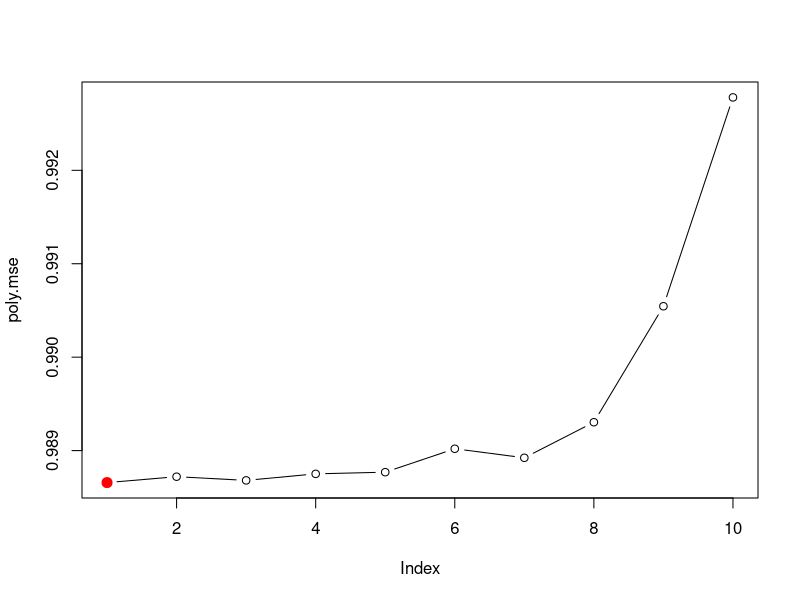
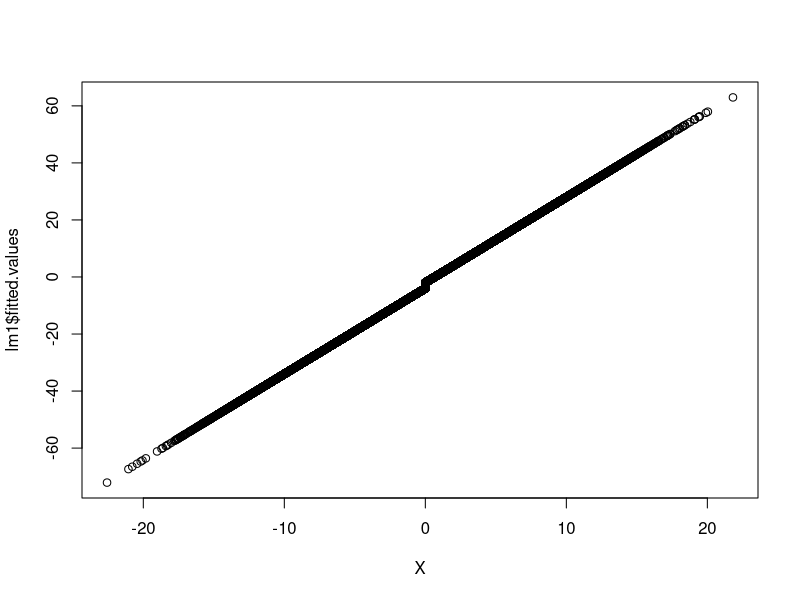

Reproduce these figures in R, in order. (Note: this script raises an error after producing the figures.)
#install.packages("dplyr")
library(dplyr)
library(boot)

set.seed(100)
X = rnorm(100000,0,5)
D = ifelse(X>=0,1,0)
Y = 2 + 2*D + 3*I(X-2) + rnorm(10000,0,1)
X_normalised = X-0
data = data.frame(Y,D,X_normalised)
maxdegree = 10
poly.mse =c()
for (d in 1:maxdegree){
  poly.fit = glm(Y~(D*poly(X_normalised,d,raw = TRUE)),data=data)
  mse = cv.glm(data,poly.fit,K=5)$delta[1]
  poly.mse = c(poly.mse,mse)
}
plot(poly.mse,type = 'b')
x=which.min(poly.mse)
x
points(x,poly.mse[x],pch=20,cex=2,col='red')

lm1 = lm(Y~D*poly(X_normalised,6))
summary(lm1)
plot(X,lm1$fitted.values)
lm1$coefficients[2]
lm3 = lm(Y~D*X_normalised+D*I(X_normalised^2)+D*I(X_normalised^3))
summary(lm3)
l = data.frame()
lm2$coefficients[2]
lm_result = matrix(NA,6,1)
for (i in 1:6){
  l=lm(Y~(D*I(X_normalised^i)))
  lm_result[i,]=l$coefficients[2]
}
summary(l)
list(lm1$coefficients[2],lm2$coefficients[2])
lm2$effects
D*X_normalised
mat = matrix(NA)
for (i in 1:6){
  matu = matrix(D*I(X_normalised^i))
  mat[,i]=matu
}

# Weights -----------------------------------------------------------------

#Treatment
k = 2
X_pos = sort(subset(X,X>0))
result = function(X_pos,k){

  
  
  SUMVec = matrix(rep(1,length(X_pos)),length(X_pos),1)
  e = matrix(c(1,rep(0,k)),k+1,length(X_pos))
  #t(e)

  lm=matrix(NA,k,length(X_pos))
  for (i in 1:k){
    lm[i,]=X_pos^i
  }
  Xvec = rbind(rep(1,length(X_pos)),lm)



  #data1 = matrix(NA,k+1,k+1)
   #for (i in 1:(k+1)){
    #data1[i,]=X_pos[1]^(i-1)
    #for(j in 1:(k)){
     #   data1[,j+1]= X_pos[1]*data1[,j]
      #}
  #}
  #View(data1)

  #data2 = matrix(NA,k+1,k+1)
  #for (i in 1:(k+1)){
  #  data2[i,]=X_pos[2]^(i-1)
  #  for(j in 1:(k)){
  #    data2[,j+1]= X_pos[2]*data1[,j]
  # }
  #}


  array1 = array(NA,dim=c(k+1,k+1,length(X_pos)))
  for(m in 1:length(X_pos)){
    for (i in 1:(k+1)){
      array1[,,m][i,]=X_pos[m]^(i-1)
      for(j in 1:(k)){
        array1[,,m][,j+1]= X_pos[m]*array1[,,m][,j]
      }
    }
  }
  
  #data1[6]
  #lol = array(data=c(data1,data2),dim=c(k+1,k+1,2))
  #lol[4,4,1]
  #array1[,,516]
  #array1[,,1]
  #lol[,,1]

  sum_all = apply(array1,1:2,sum)
  #sum_all
  solve(sum_all)
  weight = t(SUMVec)%*%t(e)%*%solve(sum_all)%*%Xvec
  return(weight)
}
mu1 = result(X_pos,k=1)
mu2 = result(X_pos,k=2)
mu3 = result(X_pos,k=3)
mu4 = result(X_pos,k=4)
mu5 = result(X_pos,k=5)
mu6 = result(X_pos,k=6)
mean(mu6)      
View(mu4)
data1 = data.frame(mu1,mu2,mu3,mu4,mu5,mu6,X_pos)
library(ggplot2)
ggplot(data1,aes(x=X_pos))+geom_line(aes(y=mu1))+
  geom_line(aes(y=mu2),color="blue")+geom_line(aes(y=mu3),color="red")+
  geom_line(aes(y=mu4),col="yellow")+geom_line(aes(y=mu5),col="magenta")+
  geom_line(aes(y=mu6),col="pink")+xlab("Forcing Variable")+ylab("Weights")+
  theme_classic()




plot(X_pos,mu1,type="l",ylim = c(-110,110),ylab = "Weights",xlab = "Forcing Variable")
lines(X_pos,mu2,type = "l",col="green")
lines(X_pos,mu3,col="blue")
lines(X_pos,mu4,col="red")
lines(X_pos,mu5,col="magenta")
lines(X_pos,mu6,col="purple")

hist(X_pos)
which.max(X_pos)
X_pos[19326]
